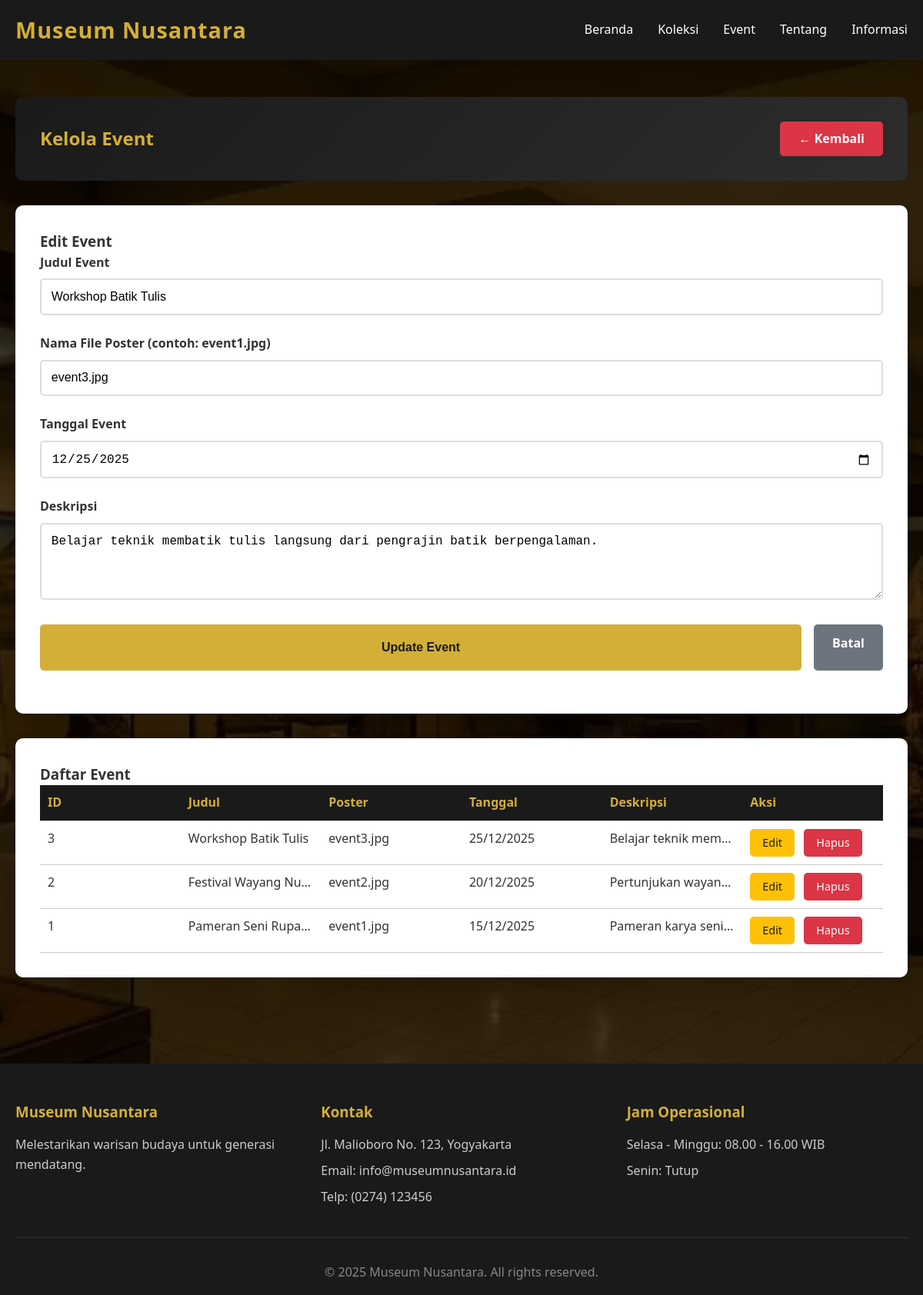
The app's page /admin/event_manage.php?edit=3 (signed in) with its own data.
### tables this page shows
CREATE TABLE event (
    id INT PRIMARY KEY AUTO_INCREMENT,
    judul VARCHAR(200) NOT NULL,
    poster VARCHAR(255) NOT NULL,
    tanggal DATE NOT NULL,
    deskripsi TEXT,
    created_at TIMESTAMP DEFAULT CURRENT_TIMESTAMP
);

### admin/event_manage.php (the view, shortened to what this page needs)
<?php
require_once '../includes/koneksi.php';
$edit_data = null;
if(isset($_GET['edit'])) {
    $id = (int)$_GET['edit'];
    $query = "SELECT * FROM event WHERE id = $id";
    $result = mysqli_query($koneksi, $query);
    $edit_data = mysqli_fetch_assoc($result);
}
$query = "SELECT * FROM event ORDER BY tanggal DESC";
$result = mysqli_query($koneksi, $query);
include '../includes/header.php';
?>
<div class="dashboard">
    <div class="container">
        <div class="dashboard-header">
            <h2>Kelola Event</h2>
            <a href="dashboard.php" class="btn-logout">← Kembali</a>
        </div>
        <div class="table-container" style="margin-bottom: 2rem;">
            <h3><?php echo $edit_data ? 'Edit Event' : 'Tambah Event Baru'; ?></h3>
            <form method="POST" action="">
                <div class="form-group">
                    <label>Judul Event</label>
                    <input type="text" name="judul" required value="<?php echo $edit_data ? htmlspecialchars($edit_data['judul']) : ''; ?>">
                </div>
                <div class="form-group">
                    <label>Nama File Poster (contoh: event1.jpg)</label>
                    <input type="text" name="poster" required value="<?php echo $edit_data ? htmlspecialchars($edit_data['poster']) : ''; ?>">
                </div>
                <div class="form-group">
                    <label>Tanggal Event</label>
                    <input type="date" name="tanggal" required value="<?php echo $edit_data ? $edit_data['tanggal'] : ''; ?>">
                </div>
                <div class="form-group">
                    <label>Deskripsi</label>
                    <textarea name="deskripsi" required><?php echo $edit_data ? htmlspecialchars($edit_data['deskripsi']) : ''; ?></textarea>
                </div>
                <div style="display: flex;">
                    <button type="submit" name="<?php echo $edit_data ? 'edit' : 'tambah'; ?>" class="btn-submit">
                        <?php echo $edit_data ? 'Update Event' : 'Tambah Event'; ?>
                    </button>
                    <?php if($edit_data): ?>
                    <a href="event_manage.php" class="btn-back" style="display: inline-block; margin-left: 1rem;">Batal</a>
                    <?php endif; ?>
                </div>
            </form>
        </div>
        <div class="table-container">
            <h3>Daftar Event</h3>
            <table>
                <thead>
                    <tr>
                        <th>ID</th>
                        <th>Judul</th>
                        <th>Poster</th>
                        <th>Tanggal</th>
                        <th>Deskripsi</th>
                        <th>Aksi</th>
                    </tr>
                </thead>
                <tbody>
                    <?php while($row = mysqli_fetch_assoc($result)): ?>
                    <tr>
                        <td><?php echo $row['id']; ?></td>
                        <td><?php echo htmlspecialchars($row['judul']); ?></td>
                        <td><?php echo htmlspecialchars($row['poster']); ?></td>
                        <td><?php echo date('d/m/Y', strtotime($row['tanggal'])); ?></td>
                        <td><?php echo htmlspecialchars(substr($row['deskripsi'], 0, 60)); ?>...</td>
                        <td>
                            <a href="?edit=<?php echo $row['id']; ?>" class="btn-edit">Edit</a>
                            <a href="?hapus=<?php echo $row['id']; ?>" class="btn-delete" onclick="return confirm('Yakin ingin menghapus?')">Hapus</a>
                        </td>
                    </tr>
                    <?php endwhile; ?>
                </tbody>
            </table>
        </div>
    </div>
</div>
<?php
include '../includes/footer.php';
?>

### assets/style.css (style rules this page uses)
* { margin: 0; padding: 0; box-sizing: border-box; }
body { font-family: 'Segoe UI', Tahoma, Geneva, Verdana, sans-serif; line-height: 1.6; color: #333; background-image: url("museum.jpg"); background-size: cover; background-repeat: no-repeat; background-position: center; }
body::before { content: ""; position: fixed; inset: 0; background: rgba(0, 0, 0, 0.7); z-index: -1; }
.container { max-width: 1200px; margin: 0 auto; padding: 0 20px; }
.form-group { margin-bottom: 1.5rem; }
.form-group label { display: block; margin-bottom: 0.5rem; color: #333; font-weight: 600; }
.form-group input, .form-group textarea, .form-group select { width: 100%; padding: 0.8rem; border: 2px solid #ddd; border-radius: 5px; font-size: 1rem; transition: border-color 0.3s; }
.form-group textarea { resize: vertical; min-height: 100px; }
.btn-submit { width: 100%; height: 60px; padding: 1rem; background-color: #d4af37; color: #1a1a1a; border: none; border-radius: 5px; font-size: 1rem; font-weight: 600; cursor: pointer; transition: background-color 0.3s; }
.dashboard { padding: 3rem 0; }
.dashboard-header { background: linear-gradient(135deg, #1a1a1a 0%, #2d2d2d 100%); color: #fff; padding: 2rem; border-radius: 10px; margin-bottom: 2rem; display: flex; justify-content: space-between; align-items: center; }
.dashboard-header h2 { color: #d4af37; }
.btn-logout { padding: 0.6rem 1.5rem; background-color: #dc3545; color: #fff; text-decoration: none; border-radius: 5px; font-weight: 600; transition: background-color 0.3s; }
.table-container { background: #fff; padding: 2rem; border-radius: 10px; box-shadow: 0 5px 15px rgba(0,0,0,0.1); overflow-x: auto; }
table { width: 100%; border-collapse: collapse; table-layout: fixed; }
th, td { padding: 10px; border-bottom: 1px solid #ccc; text-align: left; vertical-align: top; overflow: hidden; text-overflow: ellipsis; white-space: nowrap; }
th { background-color: #1a1a1a; color: #d4af37; font-weight: 600; }
.btn-edit, .btn-delete { padding: 0.4rem 1rem; text-decoration: none; border-radius: 5px; font-size: 0.9rem; margin-right: 0.5rem; display: inline-block; }
.btn-edit { background-color: #ffc107; color: #1a1a1a; }
.btn-delete { background-color: #dc3545; color: #fff; }
.btn-back { display: inline-block; height: 60px; padding: 0.8rem 1.5rem; background-color: #6c757d; color: #fff; text-decoration: none; border-radius: 5px; margin-bottom: 1.5rem; font-size: 1rem; font-weight: 600; align-items: center; }

### records on screen
event: judul "Workshop Batik Tulis", poster "event3.jpg", tanggal "12/25/2025", deskripsi "Belajar teknik membatik tulis langsung dari pengrajin batik berpengalaman.", id "3", tanggal "25/12/2025", deskripsi "Belajar teknik mem…"
event: id "2", judul "Festival Wayang Nu…", poster "event2.jpg", tanggal "20/12/2025", deskripsi "Pertunjukan wayan…"
event: id "1", judul "Pameran Seni Rupa…", poster "event1.jpg", tanggal "15/12/2025", deskripsi "Pameran karya seni…"
